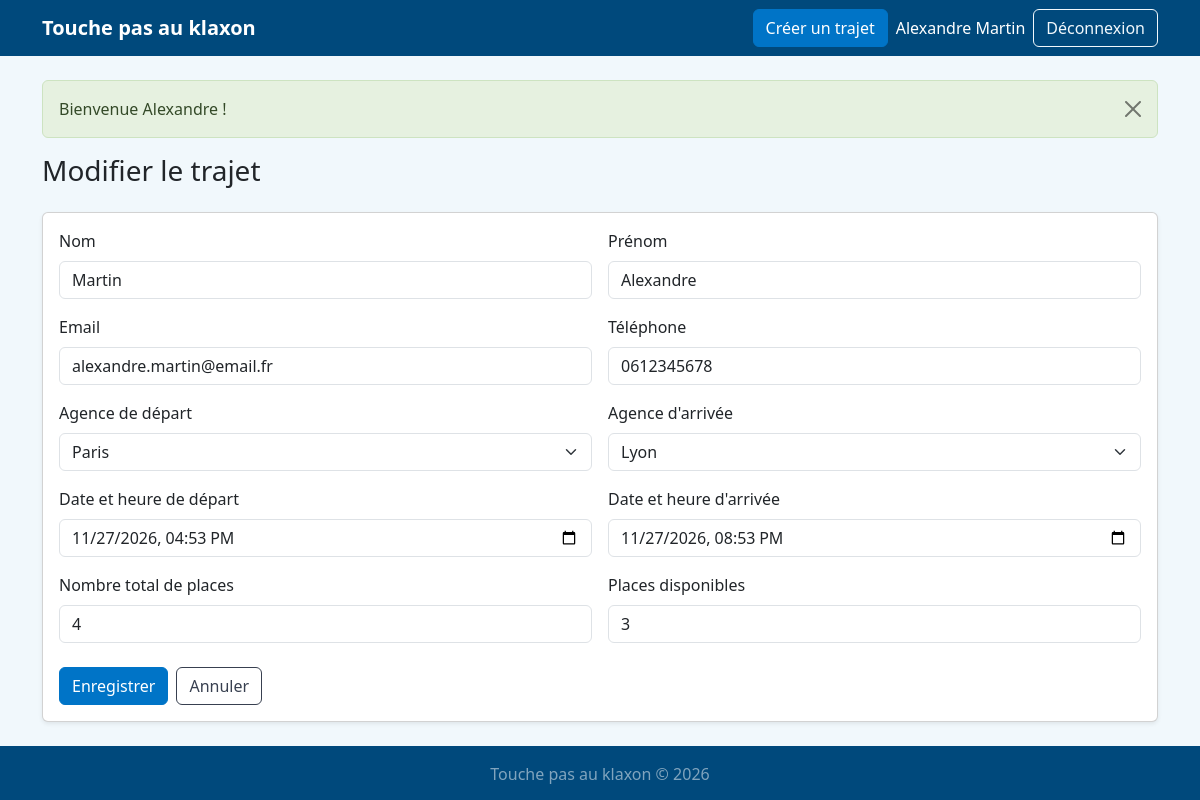
Screenshot of /trajets/1/modifier (signed in) with the database file from the repository.
### tables this page shows
CREATE TABLE trajet (
  id                INT UNSIGNED NOT NULL AUTO_INCREMENT,
  agence_depart_id  INT UNSIGNED NOT NULL,
  agence_arrivee_id INT UNSIGNED NOT NULL,
  date_depart       DATETIME NOT NULL,
  date_arrivee      DATETIME NOT NULL,
  places_total      SMALLINT UNSIGNED NOT NULL,
  places_dispo      SMALLINT UNSIGNED NOT NULL,
  auteur_id         INT UNSIGNED NOT NULL,
  PRIMARY KEY (id),
  KEY idx_trajet_depart (date_depart),
  CONSTRAINT fk_trajet_agence_depart  FOREIGN KEY (agence_depart_id)  REFERENCES agence (id) ON DELETE RESTRICT,
  CONSTRAINT fk_trajet_agence_arrivee FOREIGN KEY (agence_arrivee_id) REFERENCES agence (id) ON DELETE RESTRICT,
  CONSTRAINT fk_trajet_auteur         FOREIGN KEY (auteur_id)         REFERENCES utilisateur (id) ON DELETE CASCADE,
  CONSTRAINT ck_trajet_agences CHECK (agence_depart_id <> agence_arrivee_id),
  CONSTRAINT ck_trajet_dates   CHECK (date_arrivee > date_depart),
  CONSTRAINT ck_trajet_places  CHECK (places_dispo <= places_total)
);

CREATE TABLE utilisateur (
  id           INT UNSIGNED NOT NULL AUTO_INCREMENT,
  nom          VARCHAR(100) NOT NULL,
  prenom       VARCHAR(100) NOT NULL,
  telephone    VARCHAR(20)  NOT NULL,
  email        VARCHAR(190) NOT NULL,
  mot_de_passe VARCHAR(255) NOT NULL,
  role         ENUM('employe','admin') NOT NULL DEFAULT 'employe',
  PRIMARY KEY (id),
  UNIQUE KEY uq_utilisateur_email (email)
);

CREATE TABLE agence (
  id  INT UNSIGNED NOT NULL AUTO_INCREMENT,
  nom VARCHAR(100) NOT NULL,
  PRIMARY KEY (id),
  UNIQUE KEY uq_agence_nom (nom)
);

### src/Core/View.php (called while the page is built, shortened)
<?php
final class View
{
    public static function render(string $template, array $data = []): void
    {
        extract($data, EXTR_SKIP);
        require dirname(__DIR__, 2) . '/templates/' . $template . '.php';
        $content = ob_get_clean();
        require dirname(__DIR__, 2) . '/templates/layout.php';
    }
}

### src/Controller/TrajetController.php (called while the page is built, shortened)
<?php
final class TrajetController extends Controller
{
    public function modifierForm(string $id): void
    {
        $user = $this->requireLogin();
        $trajet = $this->findOwned((int) $id, $user['id']);
        $this->renderForm($user, (int) $trajet['id'], $trajet, []);
    }
    private function findOwned(int $id, int $userId): array
    {
        $trajet = (new TrajetModel())->find($id);
        return $trajet;
    }
    private function renderForm(array $user, ?int $trajetId, ?array $trajet, array $errors): void
    {
        View::render('trajet_form', [
            'user' => $user,
            'trajetId' => $trajetId,
            'trajet' => $trajet,
            'errors' => $errors,
            'agences' => (new AgenceModel())->all(),
        ]);
    }
}

### public/index.php (called while the page is built, shortened)
<?php
require_once ROOT . '/src/Core/helpers.php';
$router = new Router();
$router->get('/', [TrajetController::class, 'index']);
$router->get('/connexion', [AuthController::class, 'loginForm']);
$router->post('/connexion', [AuthController::class, 'login']);
$router->post('/deconnexion', [AuthController::class, 'logout']);
$router->get('/trajets/creer', [TrajetController::class, 'creerForm']);
$router->post('/trajets/creer', [TrajetController::class, 'creer']);
$router->get('/trajets/{id}/modifier', [TrajetController::class, 'modifierForm']);
$router->post('/trajets/{id}/modifier', [TrajetController::class, 'modifier']);
$router->post('/trajets/{id}/supprimer', [TrajetController::class, 'supprimer']);
$router->get('/admin', [AdminController::class, 'tableau']);
$router->get('/admin/utilisateurs', [AdminController::class, 'utilisateurs']);
$router->get('/admin/agences', [AdminController::class, 'agences']);
$router->post('/admin/agences', [AdminController::class, 'agenceCreer']);
$router->post('/admin/agences/{id}/modifier', [AdminController::class, 'agenceModifier']);
$router->post('/admin/agences/{id}/supprimer', [AdminController::class, 'agenceSupprimer']);
$router->get('/admin/trajets', [AdminController::class, 'trajets']);
$router->post('/admin/trajets/{id}/supprimer', [AdminController::class, 'trajetSupprimer']);
$router->dispatch($_SERVER['REQUEST_METHOD'], $_SERVER['REQUEST_URI']);

### config/config.php (called while the page is built, shortened)
<?php
return [
    'db_host' => getenv('DB_HOST') ?: 'localhost',
    'db_name' => getenv('DB_NAME') ?: 'touche_pas_au_klaxon',
    'db_user' => getenv('DB_USER') ?: 'root',
    'db_pass' => getenv('DB_PASS') !== false ? getenv('DB_PASS') : '',
];

### src/Core/Database.php (called while the page is built, shortened)
<?php
final class Database
{
    private static ?PDO $pdo = null;
    public static function getConnection(): PDO
    {
        if (self::$pdo === null) {
            $c = require dirname(__DIR__, 2) . '/config/config.php';
            $dsn = sprintf('mysql:host=%s;dbname=%s;charset=utf8mb4', $c['db_host'], $c['db_name']);
            self::$pdo = new PDO($dsn, $c['db_user'], $c['db_pass'], [
                PDO::ATTR_ERRMODE => PDO::ERRMODE_EXCEPTION,
                PDO::ATTR_DEFAULT_FETCH_MODE => PDO::FETCH_ASSOC,
            ]);
        }
        return self::$pdo;
    }
}

### src/Model/TrajetModel.php (called while the page is built, shortened)
<?php
final class TrajetModel
{
    public function find(int $id): ?array
    {
        $st = Database::getConnection()->prepare(self::SELECT . ' WHERE t.id = :id');
        $st->execute(['id' => $id]);
        $row = $st->fetch();
        return is_array($row) ? $row : null;
    }
}

### src/Core/helpers.php (called while the page is built, shortened)
<?php
if (!function_exists('e')) {
    function e(mixed $value): string
    {
        return htmlspecialchars((string) $value, ENT_QUOTES | ENT_SUBSTITUTE, 'UTF-8');
    }
}
if (!function_exists('input_datetime')) {
    function input_datetime(mixed $date): string
    {
        return $date ? str_replace(' ', 'T', substr((string) $date, 0, 16)) : '';
    }
}

### src/Model/AgenceModel.php (called while the page is built, shortened)
<?php
final class AgenceModel
{
    public function all(): array
    {
        return Database::getConnection()->query('SELECT id, nom FROM agence ORDER BY nom')->fetchAll();
    }
}

### src/Core/Session.php (called while the page is built, shortened)
<?php
final class Session
{
    public static function user(): ?array
    {
        return $_SESSION['user'] ?? null;
    }
    public static function isAdmin(): bool
    {
        return (self::user()['role'] ?? '') === 'admin';
    }
    public static function pullFlash(): array
    {
        $flash = $_SESSION['flash'] ?? [];
        return $flash;
    }
}

### templates/trajet_form.php (the view, shortened to what this page needs)
<?php
$editing = $trajetId !== null;
$action = $editing ? '/trajets/' . $trajetId . '/modifier' : '/trajets/creer';
$v = static fn (string $k): string => (string) ($trajet[$k] ?? '');
?>
<h1 class="h3 mb-4"><?= $editing ? 'Modifier le trajet' : 'Créer un trajet' ?></h1>
<form method="post" action="<?= e($action) ?>" class="card card-body shadow-sm"><?= csrf_field() ?>
  <div class="row g-3">
    <div class="col-md-6"><label class="form-label">Nom</label><input class="form-control" value="<?= e($user['nom']) ?>" readonly></div>
    <div class="col-md-6"><label class="form-label">Prénom</label><input class="form-control" value="<?= e($user['prenom']) ?>" readonly></div>
    <div class="col-md-6"><label class="form-label">Email</label><input class="form-control" value="<?= e($user['email']) ?>" readonly></div>
    <div class="col-md-6"><label class="form-label">Téléphone</label><input class="form-control" value="<?= e($user['telephone']) ?>" readonly></div>
    <?php foreach (['agence_depart_id' => 'Agence de départ', 'agence_arrivee_id' => "Agence d'arrivée"] as $field => $label): ?>
    <div class="col-md-6">
      <label class="form-label" for="<?= $field ?>"><?= e($label) ?></label>
      <select class="form-select" id="<?= $field ?>" name="<?= $field ?>" required>
        <?php foreach ($agences as $a): ?>
          <option value="<?= (int) $a['id'] ?>" <?= $v($field) === (string) $a['id'] ? 'selected' : '' ?>><?= e($a['nom']) ?></option>
        <?php endforeach; ?>
      </select>
    </div>
    <?php endforeach; ?>
    <div class="col-md-6"><label class="form-label" for="date_depart">Date et heure de départ</label>
      <input class="form-control" type="datetime-local" id="date_depart" name="date_depart" value="<?= e(input_datetime($v('date_depart'))) ?>" required></div>
    <div class="col-md-6"><label class="form-label" for="date_arrivee">Date et heure d'arrivée</label>
      <input class="form-control" type="datetime-local" id="date_arrivee" name="date_arrivee" value="<?= e(input_datetime($v('date_arrivee'))) ?>" required></div>
    <div class="col-md-6"><label class="form-label" for="places_total">Nombre total de places</label>
      <input class="form-control" type="number" min="1" id="places_total" name="places_total" value="<?= e($v('places_total')) ?>" required></div>
    <div class="col-md-6"><label class="form-label" for="places_dispo">Places disponibles</label>
      <input class="form-control" type="number" min="0" id="places_dispo" name="places_dispo" value="<?= e($v('places_dispo')) ?>" required></div>
  </div>
  <div class="mt-4 d-flex gap-2">
    <button class="btn btn-primary"><?= $editing ? 'Enregistrer' : 'Créer le trajet' ?></button>
    <a class="btn btn-outline-secondary" href="/">Annuler</a>
  </div>
</form>

### src/Core/Router.php (shortened to what this page needs)
<?php
final class Router
{
    private array $routes = [];
    public function get(string $path, array $handler): void
    {
        $this->routes['GET'][$path] = $handler;
    }
    public function post(string $path, array $handler): void
    {
        $this->routes['POST'][$path] = $handler;
    }
    public function dispatch(string $method, string $uri): void
    {
        $path = rtrim((string) parse_url($uri, PHP_URL_PATH), '/');
        $path = $path === '' ? '/' : $path;
        foreach ($this->routes[$method] ?? [] as $pattern => [$class, $action]) {
            $regex = '#^' . preg_replace('#\{(\w+)\}#', '(?P<$1>[^/]+)', $pattern) . '$#';
            if (preg_match($regex, $path, $matches) === 1) {
                $params = array_values(array_filter($matches, 'is_string', ARRAY_FILTER_USE_KEY));
                (new $class())->$action(...$params);
                return;
            }
        }
    }
}

### templates/layout.php (shortened to what this page needs)
<?php
$user = Session::user();
$isAdmin = Session::isAdmin();
?><!doctype html>
<html lang="fr">
<head>
  <link rel="stylesheet" href="/assets/css/app.css">
</head>
<body class="d-flex flex-column min-vh-100">
<nav class="navbar navbar-expand-lg navbar-dark bg-dark">
  <div class="container">
    <a class="navbar-brand fw-bold" href="<?= $isAdmin ? '/admin' : '/' ?>">Touche pas au klaxon</a>
    <div class="collapse navbar-collapse justify-content-end" id="menu">
      <ul class="navbar-nav align-items-lg-center gap-lg-2">
        <?php if ($user === null): ?>
          <li class="nav-item"><a class="btn btn-primary" href="/connexion">Connexion</a></li>
        <?php elseif ($isAdmin): ?>
          <li class="nav-item"><a class="nav-link" href="/admin/utilisateurs">Utilisateurs</a></li>
          <li class="nav-item"><a class="nav-link" href="/admin/agences">Agences</a></li>
          <li class="nav-item"><a class="nav-link" href="/admin/trajets">Trajets</a></li>
        <?php else: ?>
          <li class="nav-item"><a class="btn btn-primary" href="/trajets/creer">Créer un trajet</a></li>
          <li class="nav-item"><span class="navbar-text text-white"><?= e($user['prenom'] . ' ' . $user['nom']) ?></span></li>
        <?php endif; ?>
        <?php if ($user !== null): ?>
          <li class="nav-item">
            <form method="post" action="/deconnexion" class="d-inline"><?= csrf_field() ?>
              <button class="btn btn-outline-light">Déconnexion</button>
            </form>
          </li>
        <?php endif; ?>
      </ul>
    </div>
  </div>
</nav>
<main class="container py-4 flex-grow-1">
  <?php foreach (Session::pullFlash() as $f): ?>
    <div class="alert alert-<?= e($f['type']) ?> alert-dismissible fade show" role="alert">
      <?= e($f['message']) ?>
      <button type="button" class="btn-close" data-bs-dismiss="alert" aria-label="Fermer"></button>
    </div>
  <?php endforeach; ?>
  <?= $content ?>
</main>
<footer class="bg-dark text-white-50 text-center py-3">
  Touche pas au klaxon &copy; <?= date('Y') ?>
</footer>
</body>
</html>

### rows the page displays
trajet: auteur.nom "Alexandre Martin", message "Bienvenue Alexandre !", auteur.nom "Martin", auteur.prenom "Alexandre", auteur.email "alexandre.martin@email.fr", auteur.telephone "0612345678", label "Agence de départ", agence_depart_id "Paris", label "Agence d'arrivée", agence_arrivee_id "Lyon", date_depart "11/27/2026 16:53", date_arrivee "11/27/2026 20:53", places_total "4", places_dispo "3"
